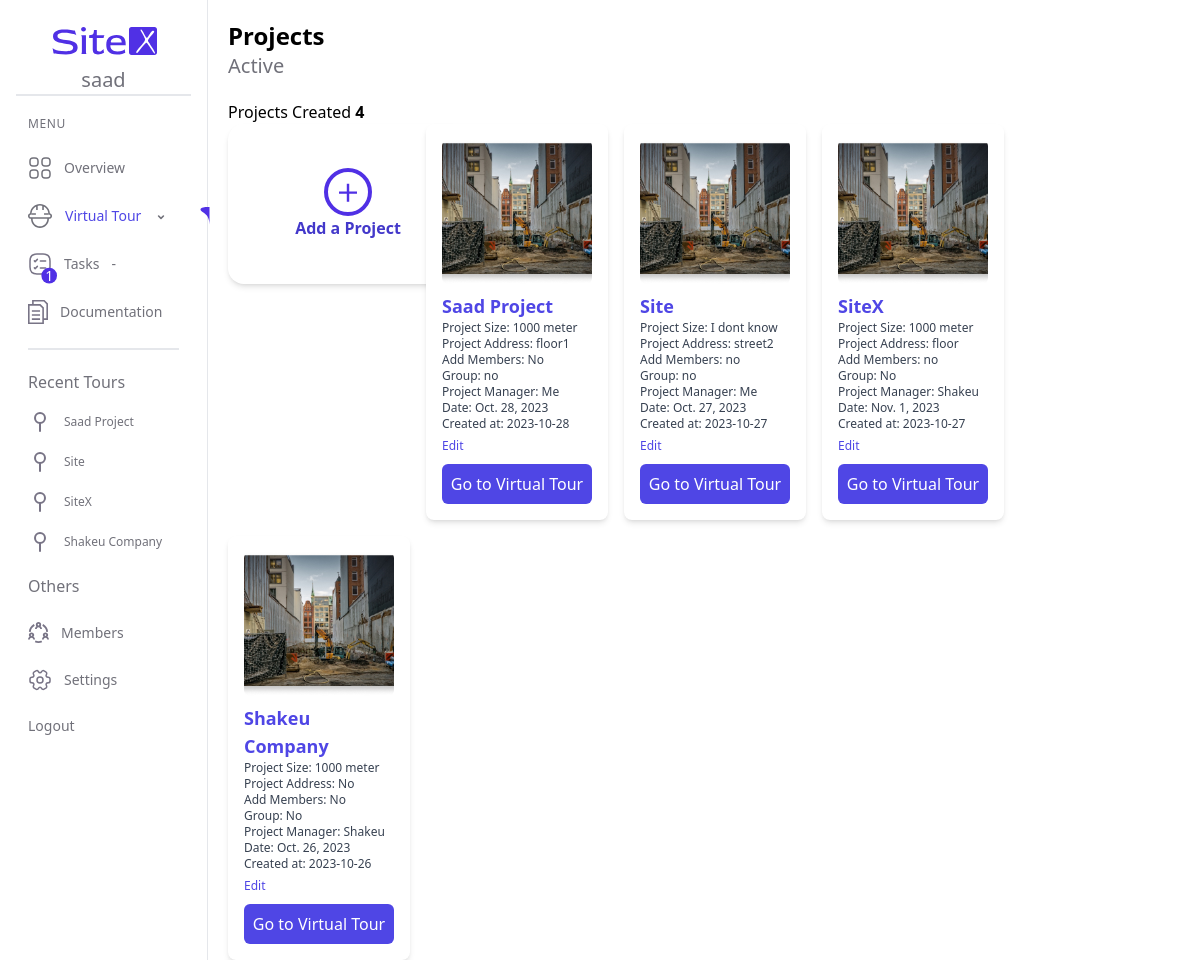
The page /virtual/ (signed in) on the database its author committed.
### myapp/models.py (models this page shows, shortened)
class Project(models.Model):
    user = models.ForeignKey(User, on_delete=models.CASCADE)
    project_name = models.CharField(max_length=30)
    slug = models.SlugField(unique=True, max_length=100, blank=True, null=True)
    project_size = models.CharField(max_length=30)
    project_address= models.CharField(max_length=30)
    add_members = models.CharField(max_length=30)
    group = models.CharField(max_length=30)
    project_manager = models.CharField(max_length=30)
    date = models.DateField()
    created_at = models.DateTimeField(auto_now_add=True)

### myapp/views.py (the view)
# urls.py: path('virtual/', views.virtual_view, name='virtual'),
def virtual_view(request):
    projects = Project.objects.filter(user=request.user).order_by('-created_at')
    project_count = Project.objects.filter(user=request.user).count()
    task_count = Task.objects.filter(user=request.user).count()
    return render(request, 'virtual.html', {'project_count': project_count, 'projects' : projects, 'task_count': task_count})

### templates/virtual.html (shortened to what this page needs)
{% extends "base.html" %}
{% load static %}
{% load tz %}
{% block content %}
    <h1 class="text-black text-2xl font-semibold m-5">Projects
        <span>
            <p class="text-zinc-500 text-xl font-normal">Active</p>
        </span>
        <h1 class=" mx-5">Projects Created <span class="font-bold">{{ project_count }}</span></h1>
    </h1>
    <div class="max-w-[1050px] mx-5 flex items-center justify-center">
        <div class="grid grid-cols-1 gap-4 sm:grid-cols-2 md:grid-cols-3 lg:grid-cols-4">
            <div class="w-60 h-40 rounded-2xl shadow-md flex items-center justify-center flex-col">
                <a href="{% url 'create-project' %}" class="transition-transform transform hover:scale-105">
                    <button class="flex text-indigo-700 font-semibold flex-col items-center">
                        <svg class="" width="48" height="48" viewBox="0 0 48 48" fill="none" xmlns="http://www.w3.org/2000/svg">
                            <path d="M22.7908 33.6278V15.6449H25.2198V33.6278H22.7908ZM15.0067 25.8438V23.429H33.0039V25.8438H15.0067Z" fill="#5030E5" />
                            <circle cx="24" cy="24" r="22" stroke="#5030E5" stroke-width="4" />
                        </svg>
                        Add a Project
                    </button>
                </a>
            </div>
            {% for project in projects %}
            <div class="relative bg-white shadow-md rounded-lg p-4 hover:bg-zinc-50 transition-transform transform hover:scale-105">
                <a href="{% url 'project_detail' project.slug %}">
                    <img class="w-full h-36 object-cover rounded-md mb-2" src="{% static 'img/Auswahl.jpg' %}" alt="Project Image">
                    <h2 class="text-lg font-semibold text-indigo-600">{{ project.project_name }}</h2>
                    <p class="text-xs text-gray-700">Project Size: {{ project.project_size }}</p>
                    <p class="text-xs text-gray-700">Project Address: {{ project.project_address }}</p>
                    <p class="text-xs text-gray-700">Add Members: {{ project.add_members }}</p>
                    <p class="text-xs text-gray-700">Group: {{ project.group }}</p>
                    <p class="text-xs text-gray-700">Project Manager: {{ project.project_manager }}</p>
                    <p class="text-xs text-gray-700">Date: {{ project.date }}</p>
                    <p class="text-xs text-gray-700">Created at: {{ project.created_at|date:"Y-m-d" }}</p>
                </a>
                <a href="{% url 'edit_project' project.slug %}" class=" text-xs text-indigo-600 hover:text-indigo-800">Edit</a>
                <a href="{% url 'virtual_tour' project.slug %}" class="bg-indigo-600 text-white p-2 rounded-md mt-2 block hover:bg-indigo-700 text-center">Go to Virtual Tour</a>
            </div>
            {% endfor %}
        </div>
    </div>
{% endblock %}

### templates/base.html (shortened to what this page needs)
{% load static %}
<!DOCTYPE html>
<html lang="en">
<head>
    <link rel="stylesheet" href="{% static 'style.css' %}">
    <link rel="stylesheet" href="https://cdn.jsdelivr.net/npm/flatpickr/dist/flatpickr.min.css">
    <script src="https://cdn.tailwindcss.com?plugins=forms,typography,aspect-ratio,line-clamp"></script>
        <script src="https://cdn.tailwindcss.com"></script>
</head>
<body>
    <div class="container">
        <div class="flex">
            <aside id="dashboard-sidebar" class="border-r  bg-white w-52 p-4 text-zinc-500 font-medium  text-sm">
                <div class="flex flex-col justify-center items-center border-b-2">
                    <div class="text-xl animate-pulse">{{ user.username }}</div>
                </div>
                <ul class="space-y-6 mx-3  mt-5">
                    <h2 class="text-zinc-500 text-xs tracking-wider font-normal">MENU</h2>
                    <li class="flex items-end justify-between space-x-3 group w-44">
                        <a href="{% url 'dashboard' %}" class="flex items-center space-x-3">
                            <svg class="  {% if request.path == '/dashboard/' %} fill-indigo-600 {% else %} fill-zinc-500 {% endif %}" width="24" height="24" viewbox="0 0 24 24" fill="none" xmlns="http://www.w3.org/2000/svg">
                                <path d="M7 10.75H5C2.58 10.75 1.25 9.42 1.25 7V5C1.25 2.58 2.58 1.25 5 1.25H7C9.42 1.25 10.75 2.58 10.75 5V7C10.75 9.42 9.42 10.75 7 10.75ZM5 2.75C3.42 2.75 2.75 3.42 2.75 5V7C2.75 8.58 3.42 9.25 5 9.25H7C8.58 9.25 9.25 8.58 9.25 7V5C9.25 3.42 8.58 2.75 7 2.75H5Z"/>
                                <path d="M19 10.75H17C14.58 10.75 13.25 9.42 13.25 7V5C13.25 2.58 14.58 1.25 17 1.25H19C21.42 1.25 22.75 2.58 22.75 5V7C22.75 9.42 21.42 10.75 19 10.75ZM17 2.75C15.42 2.75 14.75 3.42 14.75 5V7C14.75 8.58 15.42 9.25 17 9.25H19C20.58 9.25 21.25 8.58 21.25 7V5C21.25 3.42 20.58 2.75 19 2.75H17Z"/>
                                <path d="M19 22.75H17C14.58 22.75 13.25 21.42 13.25 19V17C13.25 14.58 14.58 13.25 17 13.25H19C21.42 13.25 22.75 14.58 22.75 17V19C22.75 21.42 21.42 22.75 19 22.75ZM17 14.75C15.42 14.75 14.75 15.42 14.75 17V19C14.75 20.58 15.42 21.25 17 21.25H19C20.58 21.25 21.25 20.58 21.25 19V17C21.25 15.42 20.58 14.75 19 14.75H17Z"/>
                                <path d="M7 22.75H5C2.58 22.75 1.25 21.42 1.25 19V17C1.25 14.58 2.58 13.25 5 13.25H7C9.42 13.25 10.75 14.58 10.75 17V19C10.75 21.42 9.42 22.75 7 22.75ZM5 14.75C3.42 14.75 2.75 15.42 2.75 17V19C2.75 20.58 3.42 21.25 5 21.25H7C8.58 21.25 9.25 20.58 9.25 19V17C9.25 15.42 8.58 14.75 7 14.75H5Z"/>
                            </svg>
                            <span class="{% if request.path == '/dashboard/' %}text-indigo-600{% else %}group-hover:text-indigo-600{% endif %}">Overview</span>
                        </a>
                    </li>
                    <li class="flex space-x-3 items-center group w-44" >
                        <a href="{% url 'virtual' %}" class="{% if request.path == '/virtual/' %}text-indigo-600{% else %} group-hover:text-indigo-600 {% endif %}">Virtual Tour</a>
                        <button id="virtual-tour-dropdown" > <svg xmlns="http://www.w3.org/2000/svg" class="w-4 h-5 " viewBox="0 0 20 20" fill="currentColor" aria-hidden="true">
                            <path fill-rule="evenodd" d="M6.293 9.293a1 1 0 011.414 0L10 11.586l2.293-2.293a1 1 0 111.414 1.414l-3 3a1 1 0 01-1.414 0l-3-3a1 1 0 010-1.414z" clip-rule="evenodd" />
                        </svg></button>
                        {% if request.path == '/virtual/' %}
    <svg style="position: relative; left: 17; " width="14" height="18" viewBox="0 0 14 28" fill="none" xmlns="http://www.w3.org/2000/svg">
        <path d="M0 4.05016C0 -0.917614 14 0.0823975 14 0.0823975V27.0824C14 9.0179 0 9.01794 0 4.05016Z" fill="#5030E5"/>
    </svg>
    {% endif %}
                    </li>
                    <li class="relative flex space-x-3 items-center w-44">
                        <svg class="absolute -left-2 top-2" width="25" height="25" viewBox="0 0 32 32" fill="none" xmlns="http://www.w3.org/2000/svg">
                            <rect x="12" y="10" width="20" height="20" rx="10" fill="#5030E5" />
                            <text x="22" y="22" fill="white" font-size="18" text-anchor="middle" dominant-baseline="middle">{{ task_count }}</text>
                        </svg>
                        <a href="{% url 'tasks' %}" class="{% if request.path == '/tasks/' %}text-indigo-600{% else %} group-hover:text-indigo-600 {% endif %}">Tasks</a>
                        <button id="tasks-dropdown">-</button>
                    </li>
                    <li class="flex space-x-3 items-center">
                        <a href="doc.html">Documentation</a>
                    </li>
                    <div class="border-b-2"></div>
                </ul>
                <ul class="space-y-4 mx-3 text-xs mt-5">
                    <h2 class="  text-zinc-500 text-base font-normal font-['Plus Jakarta Sans'] text-start mb-4">Recent Tours</h2>
                    {% for project in projects %}
                    <li class="flex space-x-3 items-center">
                        <a class="" href="{% url 'virtual_tour' project.slug %}">{{ project.project_name }}</a>
                    </li>
                    {% endfor %}
                </ul>
                <ul class="space-y-6 mx-3  mt-5">
                    <h2 class="  text-zinc-500 text-base font-normal text-start mb-4">Others</h2>
                    <li class="flex space-x-3 items-center">
                        <a href="">Members</a>
                    </li>
                    <li class="flex space-x-3 items-center">
                        <a href="">Settings</a>
                    </li>
                    <li class="flex items-end ">                    <a href="{% url 'logout' %}">Logout</a>
                    </li>
                </ul>
            </aside>
            <main class="">
                {% block content %}
                {% endblock %}
            </main>
        </div>
        </div>
</body>
</html>

### rows shown on the page
Project: project_name "Saad Project", project_size "1000 meter", project_address "floor1", add_members "No", group "no", project_manager "Me", date "Oct. 28, 2023", created_at "2023-10-28"
Project: project_name "Site", project_size "I dont know", project_address "street2", add_members "no", group "no", project_manager "Me", date "Oct. 27, 2023", created_at "2023-10-27"
Project: project_name "SiteX", project_size "1000 meter", project_address "floor", add_members "no", group "No", project_manager "Shakeu", date "Nov. 1, 2023", created_at "2023-10-27"
Project: project_name "Shakeu Company", project_size "1000 meter", project_address "No", add_members "No", group "No", project_manager "Shakeu", date "Oct. 26, 2023", created_at "2023-10-26"

### other values the page prints
{{ user.username }} "saad"
{{ task_count }} "1"
{{ project_count }} "4"
